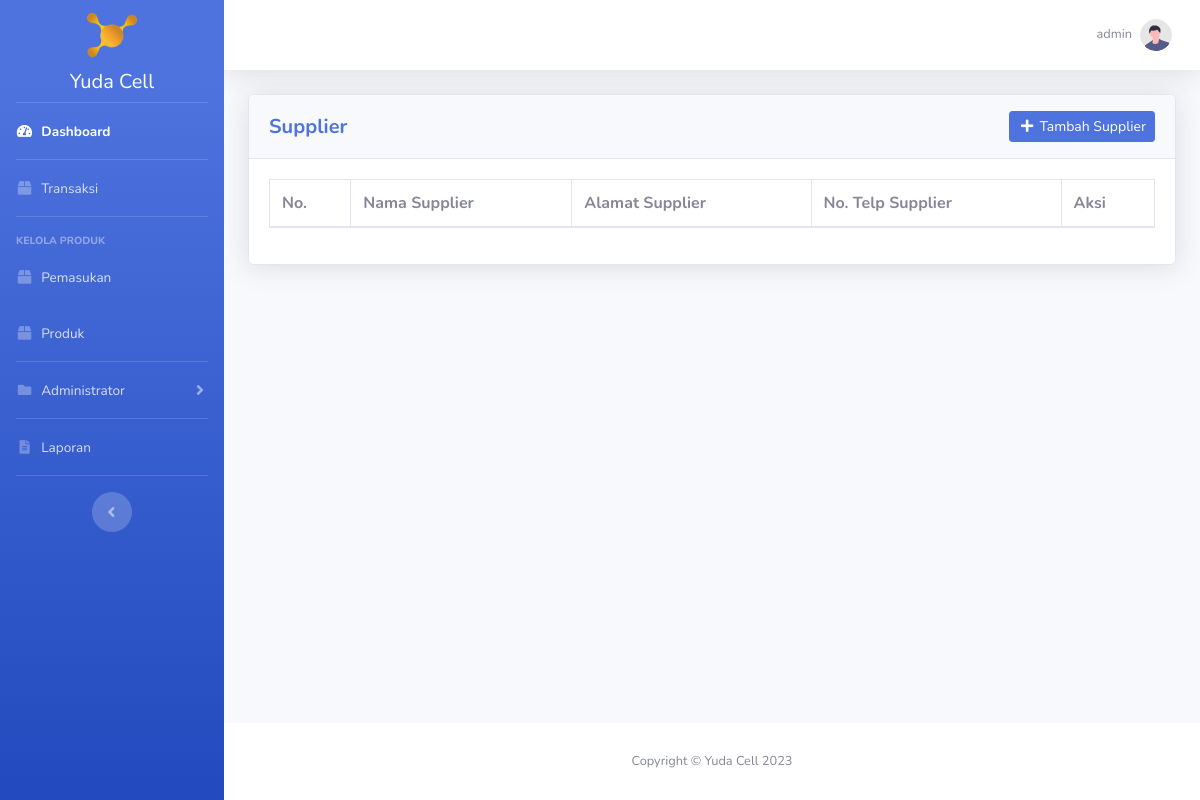
Page /supplier/index.php (signed in) on the earlier database version.
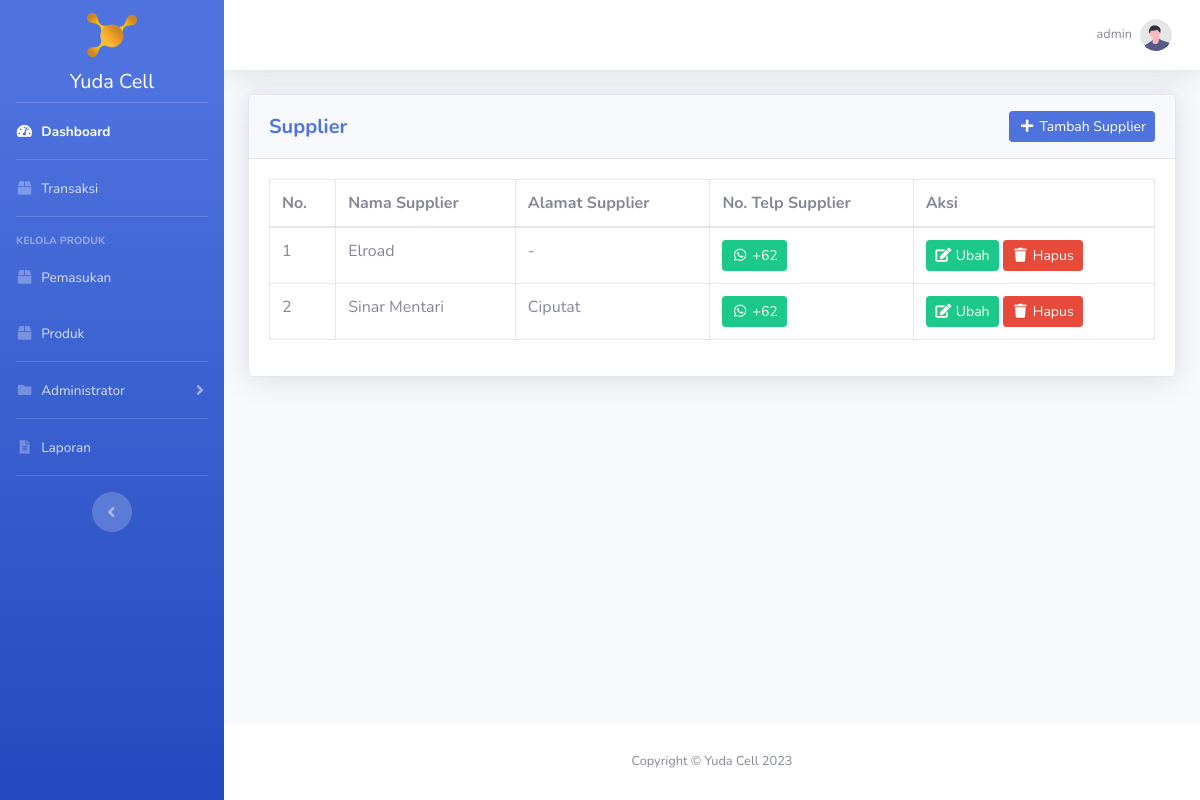
Same page on the later database version.
### tables this page shows
CREATE TABLE `user` (
  `id_user` int(11) NOT NULL,
  `username` varchar(20) NOT NULL,
  `password` varchar(300) NOT NULL,
  `hak_akses` enum('administrator','operator') NOT NULL,
  `nama_lengkap` varchar(50) NOT NULL,
  `no_telp_user` varchar(20) NOT NULL
);

CREATE TABLE `supplier` (
  `id_supplier` int(11) NOT NULL,
  `nama_supplier` varchar(50) NOT NULL,
  `alamat_supplier` text NOT NULL,
  `no_telp_supplier` varchar(20) NOT NULL
);

### supplier/index.php (the view, shortened to what this page needs)
<?php
require_once '../koneksi.php';
$supplier = mysqli_query($koneksi, "SELECT * FROM supplier ORDER BY nama_supplier ASC");
$id_user = htmlspecialchars($_SESSION['id_user']);
$data_profile = mysqli_fetch_assoc(mysqli_query($koneksi, "SELECT * FROM user WHERE id_user = '$id_user'"));
?>
<!DOCTYPE html>
<html lang="en">
<head>
    <?php include_once '../include/head.php'; ?>
</head>
<body id="page-top">
    <div id="wrapper">
        <?php include_once '../include/sidebar.php'; ?>
        <div id="content-wrapper" class="d-flex flex-column">
            <div id="content">
                <?php include_once '../include/topbar.php'; ?>
                <div class="container-fluid">
                    <div class="card shadow mb-4">
                        <div class="card-header py-3">
                            <div class="row">
                                <div class="col head-left">
                                    <h5 class="my-auto font-weight-bold text-primary">Supplier</h5>
                                </div>
                                <?php if ($data_profile['hak_akses'] == 'administrator'): ?>
                                    <div class="col head-right">
                                        <a href="<?= BASE_URL; ?>supplier/tambah_supplier.php" class="btn btn-sm btn-primary"><i class="fas fa-fw fa-plus"></i> Tambah Supplier</a>
                                    </div>
                                <?php endif ?>
                            </div>
                        </div>
                        <div class="card-body">
                            <div class="table-responsive">
								<table class="table table-bordered" id="dataTable" width="100%" cellspacing="0">
									<thead>
										<tr>
											<th>No.</th>
											<th>Nama Supplier</th>
											<th>Alamat Supplier</th>
											<th>No. Telp Supplier</th>
											<?php if ($data_profile['hak_akses'] == 'administrator'): ?>
												<th>Aksi</th>
											<?php endif ?>
										</tr>
									</thead>
									<tbody>
										<?php $i = 1; ?>
										<?php foreach ($supplier as $ds): ?>
											<tr>
												<td><?= $i++; ?></td>
												<td><?= $ds['nama_supplier']; ?></td>
												<td><?= $ds['alamat_supplier']; ?></td>
                                                <?php
                                                    $toNumber62 = $ds['no_telp_supplier'];
                                                    if (substr($toNumber62, 0, 2) != "62") {
                                                        $toNumber62 = substr_replace($toNumber62, "62", 0, 1);
                                                    }
                                                 ?>
												<td><a target="_blank" class="btn btn-sm btn-success" href="https://wa.me/<?= $toNumber62; ?>"><i class="fab fa-fw fa-whatsapp"></i> +<?= $toNumber62; ?></a></td>
												<?php if ($data_profile['hak_akses'] == 'administrator'): ?>
													<td>
														<a class="btn btn-sm btn-success" href="ubah_supplier.php?id_supplier=<?= $ds['id_supplier']; ?>"><i class="fas fa-fw fa-edit"></i> Ubah</a>
														<a class="btn btn-sm btn-danger btn-delete" data-nama="Supplier dengan nama <?= $ds['nama_supplier']; ?> akan terhapus!" href="hapus_supplier.php?id_supplier=<?= $ds['id_supplier']; ?>"><i class="fas fa-fw fa-trash"></i> Hapus</a>
													</td>
												<?php endif ?>
											</tr>
										<?php endforeach ?>
									</tbody>
								</table>
							</div>
                        </div>
                    </div>
				</div>
            </div>
            <?php include_once '../include/footer.php'; ?>
        </div>
    </div>
</body>
</html>

### include/head.php (shortened to what this page needs)
<link href="<?= BASE_URL; ?>vendor/fontawesome-free/css/all.min.css" rel="stylesheet" type="text/css">
<link href="<?= BASE_URL; ?>css/sb-admin-2.min.css" rel="stylesheet">
<link rel="stylesheet" href="<?= BASE_URL; ?>css/yuda_cell.css">
<link href="<?= BASE_URL; ?>vendor/datatables/dataTables.bootstrap4.min.css" rel="stylesheet">

### include/sidebar.php (shortened to what this page needs)
<ul class="navbar-nav bg-gradient-primary sidebar sidebar-dark accordion" id="accordionSidebar">
    <a class="sidebar-brand d-flex align-items-center justify-content-center" href="<?= BASE_URL; ?>index.php">
        <img src="<?= BASE_URL; ?>img/logo.png" class="img-fluid" width="50" alt="Logo">
    </a>
    <a href="<?= BASE_URL; ?>index.php" class="text-decoration-none mx-auto text-white"><h5>Yuda Cell</h5></a>
    <hr class="sidebar-divider my-0">
    <li class="nav-item active">
        <a class="nav-link" href="<?= BASE_URL; ?>index.php">
            <i class="fas fa-fw fa-tachometer-alt"></i>
            <span>Dashboard</span></a>
    </li>
    <hr class="sidebar-divider my-0">
    <li class="nav-item">
        <a class="nav-link" href="<?= BASE_URL; ?>transaksi/index.php">
            <i class="fas fa-fw fa-box"></i>
            <span>Transaksi</span></a>
    </li>
    <hr class="sidebar-divider">
    <div class="sidebar-heading">
        Kelola Produk
    </div>
    <li class="nav-item">
        <a class="nav-link" href="<?= BASE_URL; ?>pemasukan/index.php">
            <i class="fas fa-fw fa-box"></i>
            <span>Pemasukan</span></a>
    </li>
    <li class="nav-item">
        <a class="nav-link" href="<?= BASE_URL; ?>produk/index.php">
            <i class="fas fa-fw fa-box"></i>
            <span>Produk</span></a>
    </li>
    <hr class="sidebar-divider my-0">
    <li class="nav-item">
        <a class="nav-link collapsed" href="#" data-toggle="collapse" data-target="#collapsePages"
            aria-expanded="true" aria-controls="collapsePages">
            <i class="fas fa-fw fa-folder"></i>
            <span>Administrator</span>
        </a>
    </li>
    <hr class="sidebar-divider my-0">
    <li class="nav-item">
        <a class="nav-link" href="<?= BASE_URL; ?>laporan/index.php">
            <i class="fas fa-fw fa-file-alt"></i>
            <span>Laporan</span></a>
    </li>
    <hr class="sidebar-divider d-none d-md-block">
    <div class="text-center d-none d-md-inline">
        <button class="rounded-circle border-0" id="sidebarToggle"></button>
    </div>
</ul>

### include/topbar.php (shortened to what this page needs)
<nav class="navbar navbar-expand navbar-light bg-white topbar mb-4 static-top shadow">
    <ul class="navbar-nav ml-auto">
        <li class="nav-item dropdown no-arrow">
            <a class="nav-link dropdown-toggle" href="#" id="userDropdown" role="button"
                data-toggle="dropdown" aria-haspopup="true" aria-expanded="false">
                <span class="mr-2 d-none d-lg-inline text-gray-600 small"><?= $data_profile['username']; ?></span>
                <img class="img-profile rounded-circle"
                    src="<?= BASE_URL; ?>img/undraw_profile.svg">
            </a>
        </li>
    </ul>
</nav>

### include/footer.php
<footer class="sticky-footer bg-white">
    <div class="container my-auto">
        <div class="copyright text-center my-auto">
            <span>Copyright &copy; Yuda Cell 2023</span>
        </div>
    </div>
</footer>

### css/yuda_cell.css (style rules this page uses)
html { scroll-behavior: smooth; }
.head-left { text-align: left; margin-top: auto; margin-bottom: auto; }
.head-right { text-align: right; margin-top: auto; margin-bottom: auto; }

Differences in the rows shown:
added supplier: nama_supplier "Elroad", alamat_supplier "-", no_telp_supplier "62"
added supplier: nama_supplier "Sinar Mentari", alamat_supplier "Ciputat", no_telp_supplier "62"
